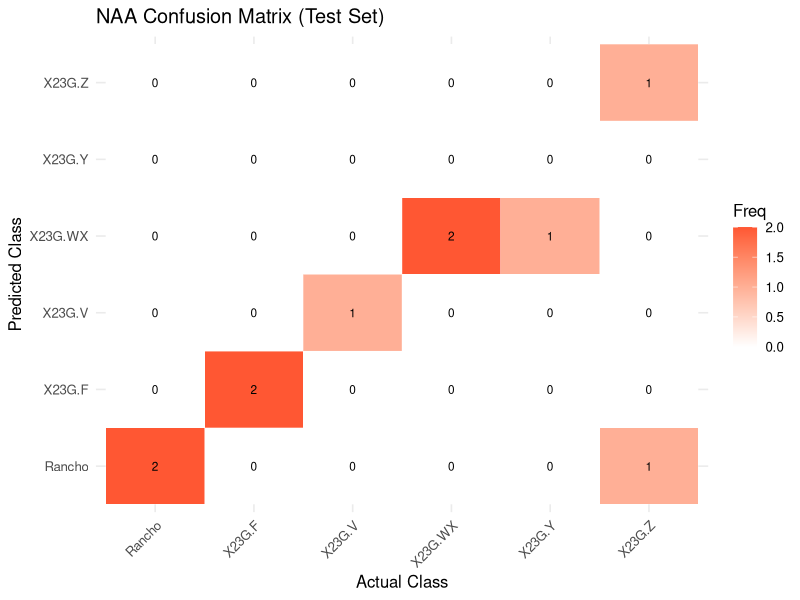
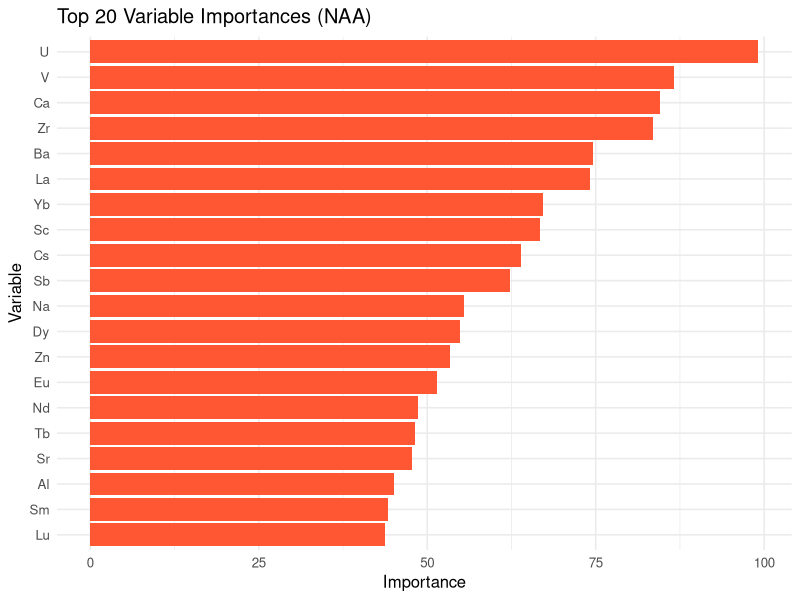

Write the R code that produced these figures, in order.
#Random Forest of NAA Data and LAICPMS Data - technique Comparison 
#----------------------------------------------------------
# 📦 Load Libraries
#----------------------------------------------------------
# install.packages(c("randomForest", "caret", "dplyr", "readxl"))
library(randomForest)
library(caret)
library(dplyr)
library(readxl)
library(ggplot2)
library(writexl)
library(MLmetrics)

#----------------------------------------------------------
# Load Data
#----------------------------------------------------------
naa <- read.csv("Technique Comparison/INAA_comparison_dataset.csv")

# Remove non-informative coloring elements
naa <- naa[, !(names(naa) %in% c("SiO2", "CaCO3", "Ni", "Fe2O3", "Cr", "Mn"))]

# Make sure Group is factor
naa$Group <- as.factor(naa$Group)
naa$Group <- as.factor(make.names(naa$Group))

# Remove sample ID column
if ("ANID" %in% names(naa)) {
  naa <- naa %>% dplyr::select(-ANID)
}


#----------------------------------------------------------
# Function to run Random Forest with weighted F1
#----------------------------------------------------------
run_rf_test <- function(data, transform = FALSE, balance = FALSE, seed = 123) {
  
  cat("\n🔹 Transform:", transform, "| Balance:", balance, "\n")
  
  # Ensure target is factor
  data$Group <- as.factor(make.names(data$Group))
  
  # Keep numeric predictors + Group
  numeric_cols <- sapply(data, is.numeric)
  data <- data[, numeric_cols | names(data) == "Group"]
  
  # Remove all-NA or zero-variance columns
  data <- as_tibble(data)
  nzv <- nearZeroVar(dplyr::select(data, -Group))
  if (length(nzv) > 0) data <- data[, -nzv]
  
  # Drop rows with NA
  data <- na.omit(data)
  
  # Drop classes with <3 samples
  tbl <- table(data$Group)
  if (any(tbl < 3)) {
    small <- names(tbl[tbl < 3])
    cat("⚠️ Removing tiny classes:", paste(small, collapse = ", "), "\n")
    data <- data %>% filter(!Group %in% small)
  }
  
  # Optional log10 transformation
  if (transform) {
    data <- data %>% mutate(across(where(is.numeric), ~ log10(. + 1)))
  }
  
  # Train/test split
  set.seed(seed)
  idx <- createDataPartition(data$Group, p = 0.8, list = FALSE)
  train <- data[idx, ]
  test  <- data[-idx, ]
  
  cat("Class balance in training set:\n")
  print(table(train$Group))
  
  # Cross-validation setup
  if (balance) {
    ctrl <- trainControl(
      method = "repeatedcv",
      number = 5,
      repeats = 2,
      classProbs = TRUE,
      sampling = "up"
    )
  } else {
    ctrl <- trainControl(
      method = "repeatedcv",
      number = 5,
      repeats = 2,
      classProbs = TRUE
    )
  }
  
  # Safe mtry grid
  max_mtry <- min(ncol(train) - 1, floor(sqrt(ncol(train) - 1)))
  tune_grid <- expand.grid(mtry = 1:max(1, max_mtry))
  
  # Train Random Forest
  set.seed(seed)
  rf_model <- train(
    Group ~ .,
    data = train,
    method = "rf",
    trControl = ctrl,
    tuneGrid = tune_grid,
    importance = TRUE,
    ntree = 1000,
    metric = "Accuracy"
  )
  
  # Predict on test set
  preds <- predict(rf_model, newdata = test)
  cm <- confusionMatrix(preds, test$Group)
  acc <- cm$overall["Accuracy"]
  
  # Weighted metrics
  true <- test$Group
  pred <- preds
  
  # Calculate class-wise F1, precision, recall, weighted by class frequency
  class_counts <- table(true)
  class_weights <- class_counts / sum(class_counts)
  
  f1_scores <- sapply(levels(true), function(cls) {
    F1_Score(y_true = as.numeric(true == cls),
             y_pred = as.numeric(pred == cls))
  })
  
  precision_scores <- sapply(levels(true), function(cls) {
    Precision(y_true = as.numeric(true == cls),
              y_pred = as.numeric(pred == cls))
  })
  
  recall_scores <- sapply(levels(true), function(cls) {
    Recall(y_true = as.numeric(true == cls),
           y_pred = as.numeric(pred == cls))
  })
  
  weighted_f1 <- sum(f1_scores * class_weights)
  weighted_precision <- sum(precision_scores * class_weights)
  weighted_recall <- sum(recall_scores * class_weights)
  
  cat(sprintf("Accuracy: %.2f%% | Weighted F1: %.3f\n", acc * 100, weighted_f1))
  
  # Variable importance
  var_imp <- varImp(rf_model, scale = TRUE)$importance
  if (!"Overall" %in% colnames(var_imp)) colnames(var_imp)[1] <- "Overall"
  var_imp$Variable <- rownames(var_imp)
  rownames(var_imp) <- NULL
  
  list(
    transform = transform,
    balance = balance,
    accuracy = acc,
    f1_weighted = weighted_f1,
    precision_weighted = weighted_precision,
    recall_weighted = weighted_recall,
    model = rf_model,
    test_set = test,
    test_preds = preds,
    confusion = cm,
    var_imp = var_imp
  )
}

#----------------------------------------------------------
# Run all configurations
#----------------------------------------------------------
configs <- expand.grid(transform = c(FALSE, TRUE),
                       balance = c(FALSE, TRUE))

results <- lapply(1:nrow(configs), function(i) {
  cat("\n=============================\n")
  cat("Running configuration", i, "of", nrow(configs), "\n")
  cat("=============================\n")
  run_rf_test(naa,
              transform = configs$transform[i],
              balance = configs$balance[i])
})

#----------------------------------------------------------
# Summarize results
#----------------------------------------------------------
summary_df <- data.frame(
  Transform = sapply(results, function(x) ifelse(x$transform, "Log10", "Raw")),
  Balanced = sapply(results, function(x) ifelse(x$balance, "Yes", "No")),
  Accuracy = sapply(results, function(x) round(x$accuracy * 100, 2)),
  Weighted_F1 = sapply(results, function(x) round(x$f1_weighted, 3)),
  Weighted_Precision = sapply(results, function(x) round(x$precision_weighted, 3)),
  Weighted_Recall = sapply(results, function(x) round(x$recall_weighted, 3))
)

print(summary_df)

# Identify best model
best_idx <- which.max(sapply(results, function(x) x$f1_weighted))
cat("\n🏆 Best configuration (by weighted F1):\n")
print(summary_df[best_idx, ])
best_result <- results[[best_idx]]

#----------------------------------------------------------
#  Confusion Matrix for best model
#----------------------------------------------------------
cm <- best_result$confusion
cm_df <- as.data.frame(cm$table)
colnames(cm_df) <- c("Predicted", "Actual", "Freq")

ggplot(cm_df, aes(x = Actual, y = Predicted, fill = Freq)) +
  geom_tile(color = "white") +
  geom_text(aes(label = Freq), color = "black", size = 3) +
  scale_fill_gradient(low = "white", high = "#FF5733") +
  labs(title = "NAA Confusion Matrix (Test Set)", x = "Actual Class", y = "Predicted Class") +
  theme_minimal(base_size = 12) +
  theme(axis.text.x = element_text(angle = 45, hjust = 1))

#----------------------------------------------------------
# Top 20 Variable Importances
#----------------------------------------------------------
top_vars <- best_result$var_imp %>%
  arrange(desc(Overall)) %>%
  slice(1:20)

ggplot(top_vars, aes(x = reorder(Variable, Overall), y = Overall)) +
  geom_col(fill = "#FF5733") +
  coord_flip() +
  labs(title = "Top 20 Variable Importances (NAA)",
       x = "Variable",
       y = "Importance") +
  theme_minimal(base_size = 12)
